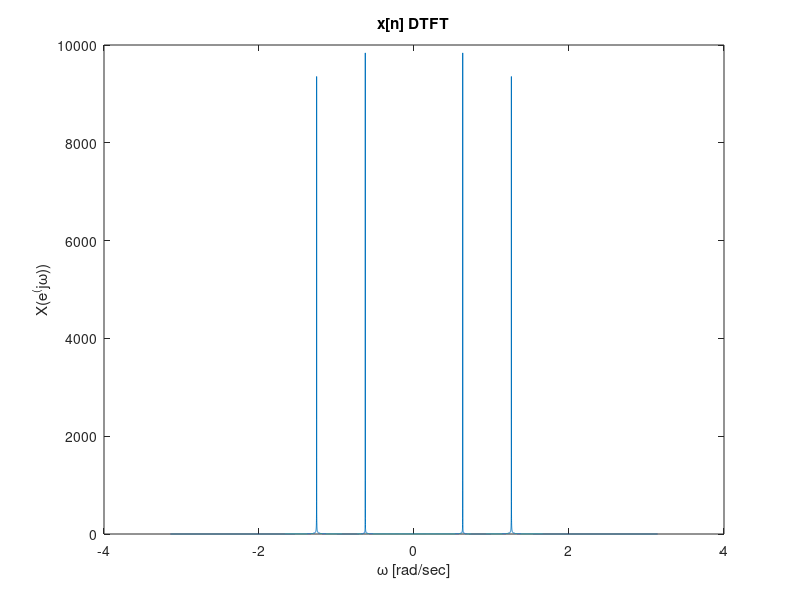

Here is the MATLAB script that generated this plot:
w = linspace(-pi,pi,2*10000+1);
n = -10000:10000;
xn = cos((2.*pi./5).*n) + cos(((pi)./5).*n);
fft_xn = fftshift(fft(xn));
plot(w,abs(fft_xn));
title('x[n] DTFT')
ylabel('X(e^(j\omega))');
xlabel('\omega [rad/sec]');